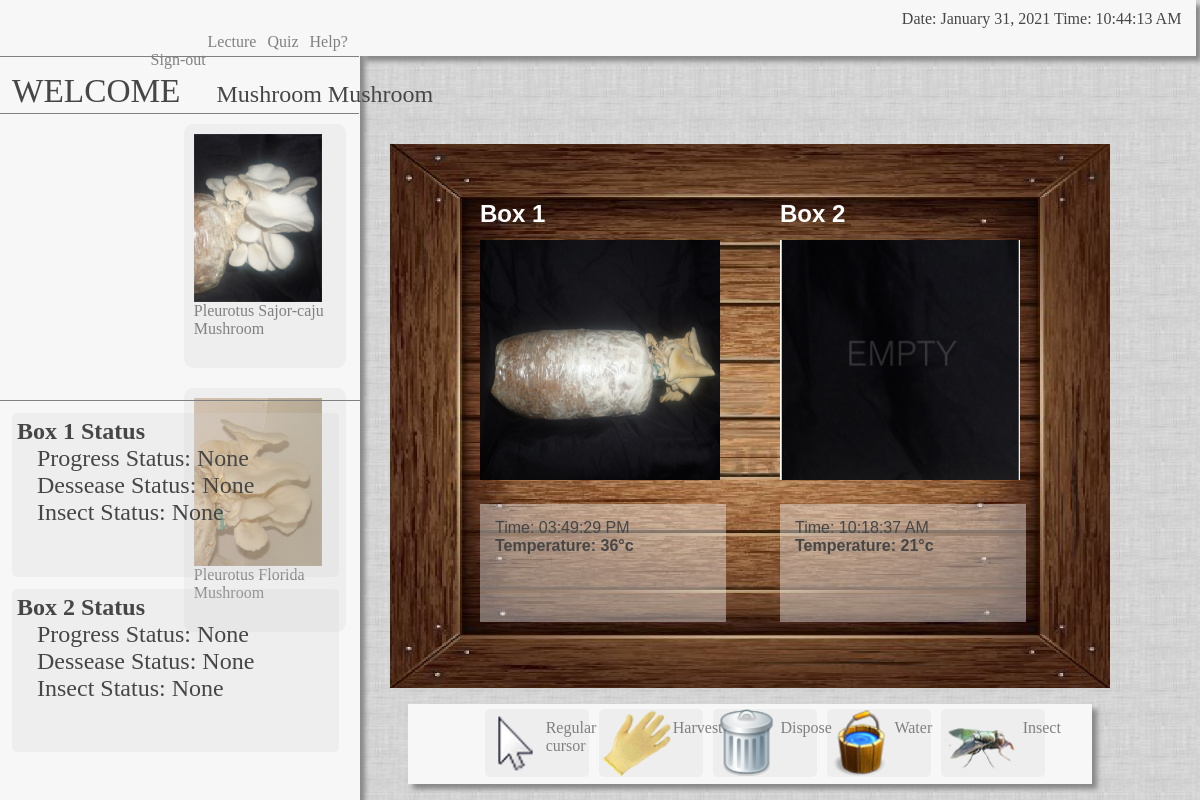
Screenshot of /navigator/user_home.php (signed in) with the database file from the repository.
### tables this page shows
CREATE TABLE `user_mushrooms` (
  `id` int(10) unsigned NOT NULL AUTO_INCREMENT,
  `user_id` int(10) unsigned NOT NULL,
  `type` varchar(45) NOT NULL,
  `box` varchar(45) NOT NULL,
  `date` varchar(45) NOT NULL,
  `time` varchar(45) NOT NULL,
  `ins_status` varchar(45) NOT NULL,
  `dessease_status` varchar(45) NOT NULL,
  `age` varchar(45) NOT NULL,
  `trans_time` varchar(45) NOT NULL,
  `status` varchar(45) NOT NULL,
  `temp` varchar(45) NOT NULL,
  PRIMARY KEY (`id`)
);

### navigator/user_home.php (the view, shortened to what this page needs)
<?php
	$temperature1="0";
	$temperature2="0";
	$time1="00:00:00";
	$time2="00:00:00";
?>
<html>
	<head>
				<link rel = "stylesheet" href = "../styles/user-home-style.css" type = "text/css"/>
	<?php
	$user_identifier=$_SESSION['user_id'];
	$sql = "SELECT * FROM user_mushrooms WHERE user_id='$user_identifier' LIMIT 1";
	$result = mysql_query($sql) or die(mysql_error());
	 while ($row = mysql_fetch_array($result)) {
		 ?>
              <?php  if($row['box']=='2'){ $temperature2 = $row['temp'];$time2 = $row['time'];	 } ?>
			              <?php  if($row['box']=='2'){ $temperature2 = $row['temp'];$time2 = $row['time'];	 } ?>
			              <?php  if($row['box']=='2'){ $temperature2 = $row['temp'];$time2 = $row['time'];	 } ?>
	<?php
	  }?>
	<?php
	$user_identifier=$_SESSION['user_id'];
	$sql = "SELECT * FROM user_mushrooms WHERE user_id='$user_identifier' LIMIT 2";
	$result = mysql_query($sql) or die(mysql_error());
	 while ($row = mysql_fetch_array($result)) {
		 ?>
              <?php if($row['box']=='1'){ $temperature1 = $row['temp'];$time1 = $row['time'];	 } if($row['box']=='2'){ $temperature2 = $row['temp'];$time2 = $row['time'];	 } ?>
			              <?php if($row['box']=='1'){ $temperature1 = $row['temp'];$time1 = $row['time'];	 } if($row['box']=='2'){ $temperature2 = $row['temp'];$time2 = $row['time'];	 } ?>
			              <?php if($row['box']=='1'){ $temperature1 = $row['temp'];$time1 = $row['time'];	 } if($row['box']=='2'){ $temperature2 = $row['temp'];$time2 = $row['time'];	 } ?>
	<?php
	  }?>
	</head>
	<body onload = "startTimer2();startTimer();" >
		<div id = "main">
			<div id="time-cont"><div id="times">
			</div></div>
			<div id="box1-img"></div>
			<div id="left-container">
				<div id="navi">
					<ul>
						<li><a href="#" style="padding-right:50px;" ></a></li>
						<li><a href="#" id="lecture">Lecture</a></li>
						<li><a href="#" id="quiz" onClick="window.open('user-quiz.php');">Quiz</a></li>
						<li><a href="#" onClick="window.open('../gl/images/guide/userguide.php');">Help?</a></li>
						<li><a href="log-out.php">Sign-out</a></li>
					</ul>
				</div>
				<div id="user_name"><span style="font-size:18pt;"><span style="font-size:25pt;">WELCOME</span>&nbsp;&nbsp;&nbsp;&nbsp;&nbsp; <?php echo $_SESSION['name']; ?></span></div>
				<div id="menu">
				</div>
				<div id="mushroom-menu-container">
					<div class="mushroom-menu-selection">
						<abbr title="Plotorous Sajor-caju Mushroom"><img src="../images/icon/sajor-cajo2.png" class="m-m" onClick="simuMushroom(11);" /></abbr><br /><span>Pleurotus Sajor-caju Mushroom</span>
					</div>
					<div class="mushroom-menu-selection">
					<abbr title="Plotorous Florida Mushroom"><img src="../images/icon/florida.png" class="m-m" onClick="simuMushroom(22);" ></abbr><br /><span>Pleurotus Florida Mushroom</span>
					</div>
				</div>
				<div id="status-cont">
					<div class="status-cont-box">
						<span><b>Box 1 Status</b></span><br />
						<span id="status-cont-status1" style="padding-left:20px;" >Progress Status:&nbsp;None</span><br />
						<span id="status-cont-dessease1" style="padding-left:20px;" >Dessease Status:&nbsp;None</span><br />
						<span id="status-cont-insect1" style="padding-left:20px;" >Insect Status:&nbsp;None</span><br />
					</div>
					<div class="status-cont-box">
						<span><b>Box 2 Status</b></span><br />
						<span id="status-cont-status2" style="padding-left:20px;" >Progress Status:&nbsp;None</span><br />
						<span id="status-cont-dessease2" style="padding-left:20px;" >Dessease Status:&nbsp;None</span><br />
						<span id="status-cont-insect2" style="padding-left:20px;" >Insect Status:&nbsp;None</span><br />
					</div>
				</div>
			</div>
			<div id="box-1" ><h2>Box 1</h2><img id="img1" src="../images/mushroom/start.jpg"></div>
			<div id="box-2" ><h2>Box 2</h2><img id="img2" src="../images/mushroom/start.jpg"></div>
			<div id="box-1-status">Time: <?php echo $time1."<br /><b id=\"span_temp1\">Temperature: ".$temperature1."°c</b><br />"; ?></div>
			<div id="box-2-status">Time: <?php echo $time2."<br /><b id=\"span_temp2\">Temperature: ".$temperature2."°c</b><br />"; ?></div>
				<div id="tools-menu-container2">
					<div class="tools-menu-selection">
						<img src="../images/icon/nor.png" onClick="changeCursor('n');">
						<span>Regular <br />cursor</span>
					</div>
					<div class="tools-menu-selection">
						<img src="../images/icon/harvest-tool.png" onClick="changeCursor('h');">
						<span>Harvest</span>
					</div>
					<div class="tools-menu-selection">
						<img src="../images/icon/dispose.png" onClick="changeCursor('d');">
						<span>Dispose</span>
					</div>
					<div class="tools-menu-selection">
						<img src="../images/icon/water.png" onClick="changeCursor('w');">
						<span>Water</span>
					</div>
					<div class="tools-menu-selection">
						<img src="../images/icon/insect.png" onClick="changeCursor('i');">
						<span>Insect</span>
					</div>
				</div>
		</div>
	</body>
</html>

### styles/user-home-style.css (style rules this page uses)
body { color:464646; padding:0px; margin:0px; background-image:url("../images/design/main-bg.png"); }
#time-cont { height:7%; width:69.7%; background-color:f7f7f7; position:absolute; left:30%; box-shadow: 5px 5px 5px #888888; }
#times { float:right; padding-right:15px; padding-top:10px; color:464646; }
#left-container { width:30%; height:100%; background-color:f7f7f7; box-shadow: 5px 5px 5px #888888; }
#navi { position:relative; width:99.7%; height:7%; border-bottom:1px solid gray; }
#navi>ul { position:relative; float:right; top:30%; width:60%; }
#navi>ul>li { list-style:none; text-decoration: none; display:inline; padding-left:7px; }
#navi>ul>li>a { text-decoration:none; color:gray;464646 }
#menu { position:relative; width:99.7%; height:7%; border-bottom:1px solid gray; }
#mushroom-menu-container { width:99%; height:35%; }
#status-cont { border-top:1px solid gray; position:absolute; top:50%; width:30%; height:48%; }
#box-1 { border-radius:3px 3px 3px; width:20%; height:30%; color:white; position: absolute; top:30%; left: 40%; }
#box-1>h2 { text-align:center; position:absolute; top:-25%; font-family: arial,sans-serif; }
#box-1-status { position:absolute; left:40%; top:63%; width:18%; height:11%; font-family: arial,sans-serif; padding:15px; background-image:url("../images/icon/w.png"); }
#box-2 { color:white; border-radius:3px 3px 3px; width:20%; height:30%; position: absolute; top:30%; left: 65%; }
#box-2>h2 { text-align:center; position:absolute; top:-25%; font-family: arial,sans-serif; }
#box-2-status { position:absolute; left:65%; top:63%; width:18%; height:11%; font-family: arial,sans-serif; padding:15px; background-image:url("../images/icon/w.png"); }
.m-m { width:90%; height:60%; }
.mushroom-menu-selection { border-radius:9px 9px 9px; background-image:url("../images/design/log-in-bg.png"); width: 40%; min-height:80%; margin:10px; padding:10px; color:gray; float:right; }
.status-cont-box { border-radius:5px 5px 5px; background-image:url("../images/design/log-in-bg.png"); padding:5px; width:88%; min-height:40%; margin:12px; font-family: Cordia New; font-size:150%; }
#tools-menu-container2 { width:51%; box-shadow: 5px 5px 5px #888888; background-color:f7f7f7; position:absolute; left:34%; top: 88%; height:10%; padding-left:6%; }
.tools-menu-selection { width:17%; height:85%; color:gray; float:left; margin:5px; border-radius:5px 5px 5px; background-image:url("../images/design/log-in-bg.png"); }
.tools-menu-selection>span { position: absolute; margin-top:10px; }
.tools-menu-selection>img { height:99%; }
#user_name { position:absolute; top:9%; left:1%; color: 464646; }
#box1-img { position:absolute; top:18%; left:32.5%; width:60%; height:68%; background-image:url("../images/design/box.jpg"); background-size:100% 100%; }

### navigator/user_home.php (style rules this page uses)
#img1 { position:relative; width:99.8%; height:99.8%; }
#img2 { position:relative; width:99.8%; height:99.8%; }

### rows the page displays
user_mushrooms: time "03:49:29 PM", temp "36"
user_mushrooms: time "10:18:37 AM", temp "21"

### other values shown
$_SESSION['name'] "Mushroom Mushroom"
